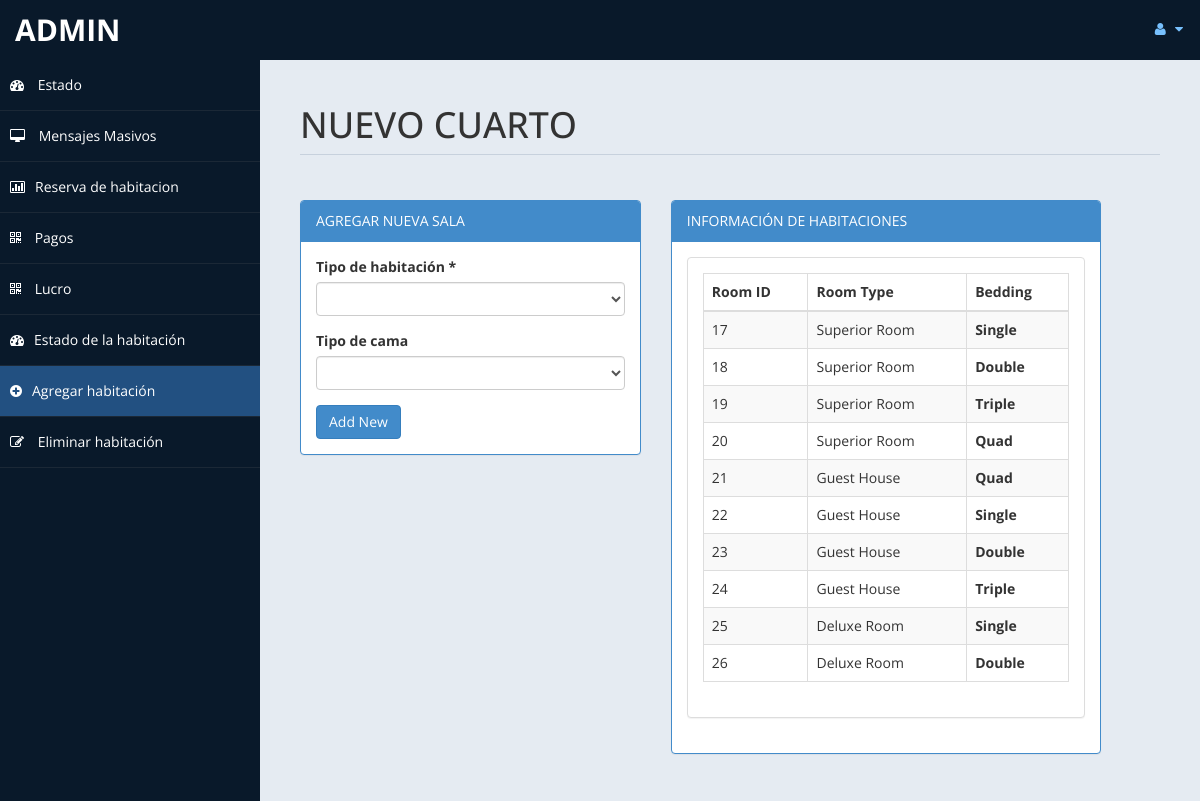
/admin/room.php (signed in), run on an earlier commit of the app's database.
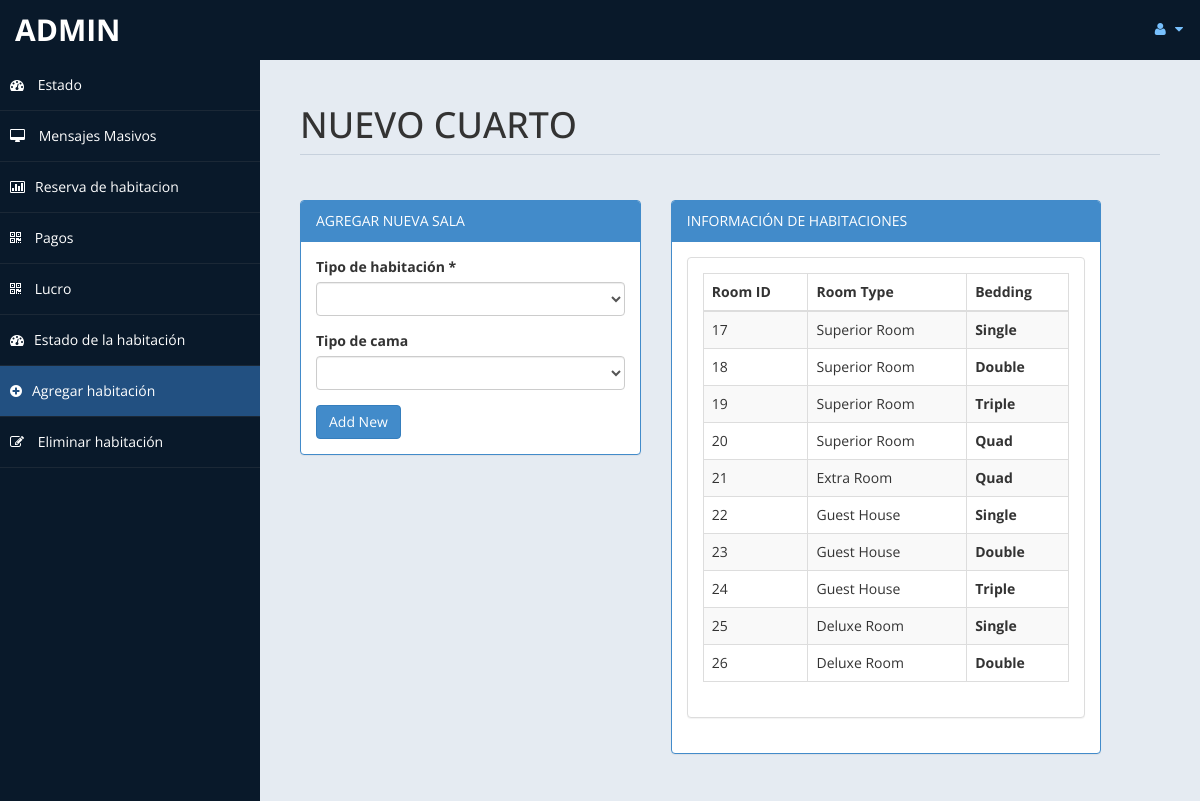
And on a later commit of the database.
### tables this page shows
CREATE TABLE `room` (
  `id` int(10) UNSIGNED NOT NULL,
  `type` varchar(15) DEFAULT NULL,
  `bedding` varchar(10) DEFAULT NULL,
  `place` varchar(10) DEFAULT NULL,
  `cusid` int(11) DEFAULT NULL,
  `precio` int(12) DEFAULT NULL
);

### admin/room.php (the view, shortened to what the changed rows need)
<!DOCTYPE html>
<html xmlns="http://www.w3.org/1999/xhtml">
<head>
    <link href="assets/css/bootstrap.css" rel="stylesheet" />
    <link href="assets/css/font-awesome.css" rel="stylesheet" />
    <link href="assets/css/custom-styles.css" rel="stylesheet" />
</head>
<body>
    <div id="wrapper">
        <div id="page-wrapper" >
            <div id="page-inner">
			 <div class="row">
                    <div class="col-md-12">
                        <h1 class="page-header">
                          NUEVO CUARTO <small></small>
                        </h1>
                    </div>
                </div>
            <div class="row">
							<?php
							 include('db.php');
							?>
            <div class="row">
                <div class="col-md-6 col-sm-6">
                    <div class="panel panel-primary">
                        <div class="panel-body">
                    <div class="panel panel-default">
                        <?php
						$sql = "select * from room limit 0,10";
						$re = mysqli_query($con,$sql)
						?>
                        <div class="panel-body">
                            <div class="table-responsive">
                                <table class="table table-striped table-bordered table-hover" id="dataTables-example">
                                    <thead>
                                        <tr>
                                            <th>Room ID</th>
                                            <th>Room Type</th>
											<th>Bedding</th>
                                        </tr>
                                    </thead>
                                    <tbody>
									<?php
										while($row= mysqli_fetch_array($re))
										{
												$id = $row['id'];
											if($id % 2 == 0)
											{
												echo "<tr class=odd gradeX>
													<td>".$row['id']."</td>
													<td>".$row['type']."</td>
												   <th>".$row['bedding']."</th>
												</tr>";
											}
											else
											{
												echo"<tr class=even gradeC>
													<td>".$row['id']."</td>
													<td>".$row['type']."</td>
												   <th>".$row['bedding']."</th>
												</tr>";
											}
										}
									?>
                                    </tbody>
                                </table>
                            </div>
                        </div>
                    </div>
                       </div>
                    </div>
                </div>
            </div>
					</div>
            </div>
        </div>
</body>
</html>

What changed in the data, as far as the page shows it:
changed room id 21: type "Guest House" → "Extra Room"
